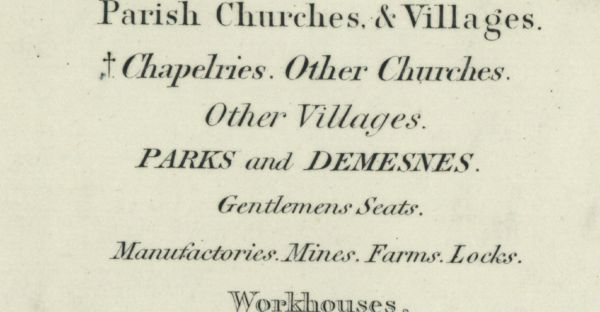
#> input picture developer/gb1900-font-probe/reference/cs_settlement.jpg, 600 x 312 px
$ python -i fetch_exemplars.py   (imports and definitions only)
#> lines starting #> are read from the running program, lines starting #| are printed output that depends on the picture; after the words box and inside, x2 and y2 are one past the last pixel; in counts of white or black regions, pixels touching at a corner belong together
#> further down, picture is the input picture: PIL image 600x312 RGB; mean R, G, B 216.2, 214.9, 194.7
"""Fetch/slice a TIGHT per-category exemplar for every OS Characteristic Sheet category, and build a
labelled contact sheet to verify the crops before assembling the verification table (GB-STAMP Phase A).

- Admin categories -> the single boundary-MARK capital letter (native-res IIIF region crop).
- Text categories  -> the transcribed example line (sliced from the existing block crops, no re-fetch).
Outputs reference/ex_<key>.jpg for each, plus reference/ex_contact.jpg (grid montage with labels).
    python fetch_exemplars.py
"""
import os, io, math, json, urllib.request, numpy as np
from PIL import Image, ImageDraw, ImageFont
from scipy import ndimage as ndi

HERE = os.path.dirname(os.path.abspath(__file__)); REF = os.path.join(HERE, "reference")
I1897 = "12807%2F128076792"; I1923 = "12807%2F128076894"
ID = {I1897: "12807/128076792", I1923: "12807/128076894"}   # decoded ids for the manifest/modal
IIIF = "https://map-view.nls.uk/iiif/{id}/{x},{y},{w},{h}/{sw},/0/native.jpg"
# native (x,y,w,h) of the pre-cropped block images (all 1897 sheet)
BLOCK = {"cs_settlement.jpg": (1860, 1500, 1000, 520), "cs_water.jpg": (1500, 2180, 1300, 360),
         "cs_antiq.jpg": (2430, 2660, 900, 300)}

# [19 lines left out: functions fetch, autocrop, not called in this run]

def crop_letter(im, pad_frac=0.26, thr=128, close=7):
    """For a single boundary-mark LETTER: LARGEST connected ink blob (strokes joined by a close), crop to
    its bbox + generous margin. Returns (cropped_im, box). Full letter, no stray symbol / leaders."""
#> called with pad_frac = 0.26, thr = 128, close = 7
    g = np.asarray(im.convert("L"), np.float32); ink = g < thr
#> after `g = np.asarray(im.convert('L'), np.float32)`:
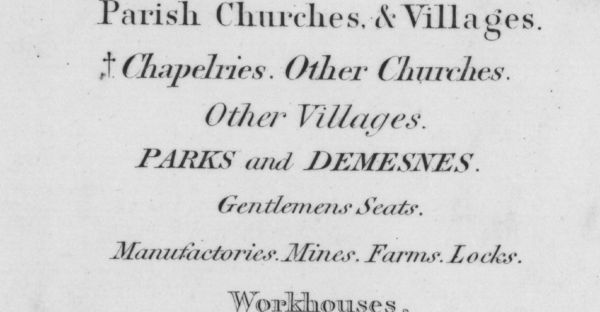
#> g: shape (312, 600) float32; min 33, max 239, mean 213
#> after `ink = g < thr`:
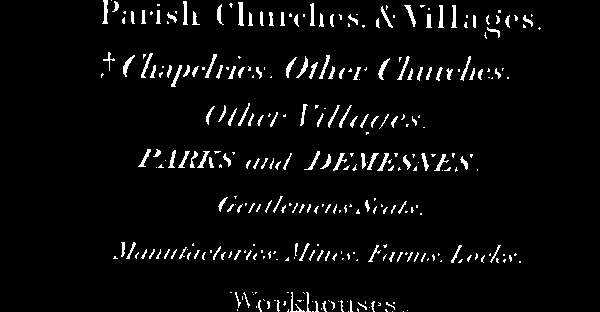
#> ink: shape (312, 600) bool; 4.2% white in thin lines or dots, all inside (x1, y1, x2, y2) = (101, 0, 541, 312)
    if ink.sum() < 20: return im, (0, 0, im.width, im.height)
    ink = ndi.binary_closing(ink, structure=np.ones((close, close)))
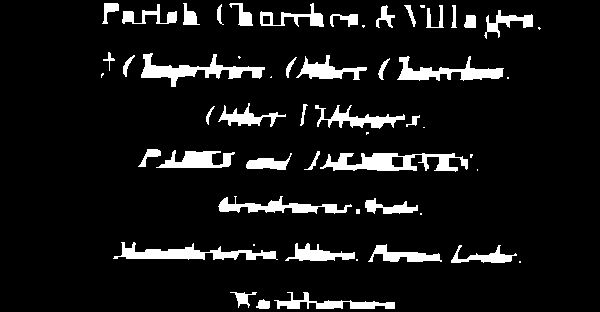
#> ink: shape (312, 600) bool; 8.7% white; 55 white regions (15 under 20 px), largest, box (x1, y1, x2, y2) and area: (320, 153, 468, 172) 1539, (141, 53, 265, 87) 1323, (113, 242, 278, 260) 1307
    lbl, n = ndi.label(ink)
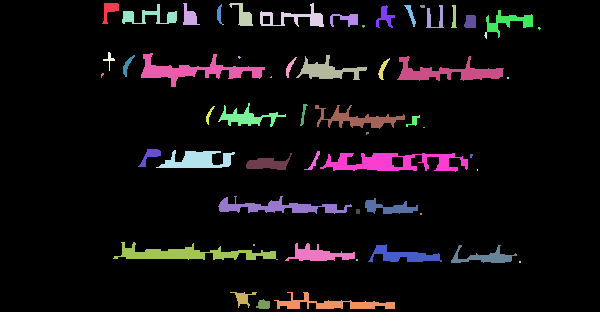
#> lbl: shape (312, 600) int32; 59 distinct labels, from 0 to 58; one colour per label, 0 black
#> n = 58
    if n == 0: return im, (0, 0, im.width, im.height)
    sizes = ndi.sum(np.ones_like(lbl, np.float32), lbl, index=range(1, n + 1))
#> sizes = 58 values, max 1539 at index 40, min 2 at index 14, mean 281.8
    big = int(np.argmax(sizes)) + 1
#> big = 41
    ys, xs = np.where(lbl == big)
#> ys = 1539 values from 153 to 171; xs = 1539 values, max 467 at index 541, min 320 at index 1148, mean 392
    y0, y1, x0, x1 = int(ys.min()), int(ys.max()), int(xs.min()), int(xs.max())
#> y0 = 153; y1 = 171; x0 = 320; x1 = 467
    pad = int(pad_frac * (y1 - y0 + 1)) + 3; H, W = ink.shape
#> after `pad = int(pad_frac * (y1 - y0 + 1)) + 3`: pad = 7
#> after `H, W = ink.shape`: H = 312; W = 600
    box = (max(0, x0 - pad), max(0, y0 - pad), min(W, x1 + pad + 1), min(H, y1 + pad + 1))
#> box = (313, 146, 475, 179)
    return im.crop(box), box

# ---- ADMIN single-letter exemplars: native crop boxes (generous, native res) ----
# key, transcribed label, letter, (x,y,w,h), style, caps_only, date_regime, note
ADMIN = [
 ("county_names","County Names","C",(1475,1425,185,170),"caps",True,"both",""),
 ("hundreds","Hundreds","H",(1478,1658,185,168),"caps",True,"pre1879",""),
 ("liberties","Liberties","L",(1478,1860,185,150),"italic",True,"both",""),
 ("parishes_ancient","Parishes (Mother or Ancient)","P",(1495,2000,150,130),"caps",True,"pre1879",""),
 ("civil_parishes","Civil Parishes or Townships","T",(1495,2175,150,130),"caps",True,"both",""),
 ("div_townships","Divisions of Townships","T",(1480,2330,175,130),"italic",True,"pre1879","bold italic"),
 ("subdiv_townships","Subdivisions of Do.","T",(1480,2430,175,120),"italic",True,"pre1879",""),
 ("boroughs_parl","Boroughs (Parliamentary)","B",(1495,2552,150,98),"caps",True,"both",""),
 ("boroughs_munic","Boroughs (Municipal)","B",(1488,2644,165,108),"caps",True,"both",""),
 ("towns_generally","Towns, generally","B",(1480,2750,175,120),"italic",True,"both",""),
 ("town_districts","Town Districts","D",(1480,2855,175,130),"italic",True,"recent","'more recent maps' (>=1879)"),
 ("div_counties","Divisions of Counties (Ridings)","R",(3805,1448,222,212),"caps",True,"pre1879",""),
 ("poor_law_unions","Poor Law Unions","R",(3810,1736,158,152),"caps",True,"both","old Yorks/Lancs = Registrars Districts"),
 ("urban_sanitary","Urban Sanitary Districts","R",(3872,1896,100,104),"caps",True,"both",""),
 ("cities_mp","Cities returning Members","C",(3822,2058,158,138),"caps",True,"pre1879","bold"),
 ("cities_nomp","Cities not returning Members","C",(3822,2194,158,138),"caps",True,"pre1879",""),
 ("wards","Wards","W",(3822,2360,158,134),"caps",True,"both",""),
 ("market_towns","Market Towns","B",(3818,2515,160,124),"italic",True,"pre1879",""),
 ("other_towns","Other Towns","B",(3816,2658,162,112),"italic",True,"pre1879",""),
 ("parl_div_counties","Parliamentary Division of Counties","P",(3806,2782,168,168),"caps",True,"recent","'more recent maps' (>=1879)"),
 ("county_boroughs","County Boroughs","E",(3812,2928,150,160),"caps",True,"recent","'more recent maps' (>=1879)"),
]

# ---- TEXT exemplars: slice from existing block crops (block file, native crop the block was taken at,
#      and the fractional y-band [y0,y1] (and optional x-band) of the line within the block image) ----
# block native boxes: settlement=(1860,1500,1000,520 -> img 600x312); water=(1500,2180,1300,360 -> 900x249);
# antiq=(2430,2660,900,300 -> 900x300); railways=(1640,2800,1260,230 -> 900x164)
TEXT = [
 # key, label, block, (y0,y1) frac, (x0,x1) frac, style, caps_only, date_regime, note
 ("parish_churches","Parish Churches & Villages","cs_settlement.jpg",(0.00,0.16),(0,1),"upright",False,"both",""),
 ("chapelries","Chapelries. Other Churches","cs_settlement.jpg",(0.15,0.30),(0.205,1),"italic",False,"pre1879",""),
 ("other_villages","Other Villages","cs_settlement.jpg",(0.30,0.44),(0,1),"italic",False,"both",""),
 ("parks_word","Parks","cs_settlement.jpg",(0.44,0.585),(0.12,0.395),"caps",True,"both","bold caps"),
 ("demesnes_word","Demesnes","cs_settlement.jpg",(0.44,0.585),(0.50,0.94),"caps",True,"both","bold caps"),
 ("gentlemens_seats","Gentlemens Seats","cs_settlement.jpg",(0.585,0.71),(0,1),"italic",False,"both",""),
 ("manufactories","Manufactories. Mines. Farms. Locks","cs_settlement.jpg",(0.71,0.85),(0,1),"italic",False,"both",""),
 ("workhouses","Workhouses","cs_settlement.jpg",(0.845,1.0),(0.30,0.72),"upright",False,"both",""),
 ("bays_word","Bays","cs_water.jpg",(0.08,0.34),(0.185,0.52),"caps",True,"both","UPRIGHT caps (NOT italic)"),
 ("harbours_word","Harbours","cs_water.jpg",(0.08,0.34),(0.63,0.995),"caps",True,"both","UPRIGHT caps (NOT italic)"),
 ("navigable_rivers_word","Navigable Rivers","cs_water.jpg",(0.34,0.58),(0.10,0.78),"italic",True,"both","italic CAPS"),
 ("small_rivers","Small Rivers & Brooks","cs_water.jpg",(0.58,0.80),(0.16,0.98),"italic",False,"both","italic title-case"),
 ("antiq_roman","Antiquities: Roman","cs_antiq.jpg",(0.03,0.25),(0.315,0.70),"caps",True,"both","SAME face as road names"),
 ("antiq_saxon","Antiquities: Pre-historic or Saxon","cs_antiq.jpg",(0.255,0.42),(0.30,0.80),"blackletter",False,"both",""),
 ("antiq_norman","Antiquities: Norman","cs_antiq.jpg",(0.42,0.63),(0.28,0.47),"blackletter",False,"both","Old-English blackletter; excl. 'or'"),
 ("antiq_subsequent","Antiquities: Subsequent","cs_antiq.jpg",(0.42,0.63),(0.49,0.87),"italic",False,"both","excl. 'or'"),
]

# ---- extra text exemplars needing their own native fetch (not in existing blocks) ----
# key,label,(x,y,w,h),sw,style,caps_only,date_regime,note
EXTRA = [
 ("bogs_moors_word","Bogs, Moors",(1972,2518,408,66),408,"caps",True,"pre1879","* SIZE-VARIABLE; excl. † + 'and'"),
 ("forests_word","Forests",(2496,2516,300,66),300,"caps",True,"pre1879","* SIZE-VARIABLE"),
 ("woods_copses","Woods and Copses",(2138,2608,478,70),478,"upright",False,"both",""),
 ("ranges_hills","Ranges of Hills",(1748,2658,362,56),362,"caps",True,"both","* SIZE-VARIABLE (header)"),
 ("extra_parochial","Extra Parochial",(1745,2842,608,92),560,"caps",True,"pre1879","excl. †"),
 ("turnpike_trusts","Turnpike Trusts",(2435,2842,678,92),540,"italic",True,"pre1879","bold italic caps; excl. †"),
 ("railways_passenger","Railways (Passenger)",(1720,2946,708,92),540,"upright",False,"both","RAILWAYS upright caps + (Passenger) italic"),
 ("railways_mineral","Railways (Mineral)",(2465,2946,672,92),540,"italic",False,"both","RAILWAYS italic caps + (Mineral) italic"),
 ("principal_stations","Principal Stations",(1500,3062,860,95),580,"upright",False,"both",""),
 ("other_stations","Other Stations",(2560,3062,780,95),520,"italic",False,"both",""),
]

# ---- pending crops (SG review) + 1923 sheet: (key, (x,y,w,h), sw, sheet, pad) ----
PEND = [
 ("county_bridges_word",(1735,2072,508,46),508,I1897,6),    # 'County Bridges' (upright)
 ("trust_bridges_word",(2262,2072,545,46),500,I1897,6),     # 'Trust Bridges and Others' (italic)
 ("isolated_houses_word",(2218,2142,352,50),352,I1897,7),   # 'Isolated Houses' (italic)
 ("canals_word",(2640,2298,470,95),440,I1897,10),           # 'CANALS' (cut off in the water block)
 ("contour_numeral",(3852,2632,200,64),200,I1923,5),        # '...200' contour numeral (shared font w/ spot-heights + B.M.)
]

# [76 lines left out: functions slice_block, native_of, main, regen_from, not called in this run]

# [7 lines not run here, left out]

>>> from PIL import Image
>>> picture = Image.open('reference/cs_settlement.jpg')
>>> result = crop_letter(picture)

$ run again, on developer/gb1900-font-probe/reference/col_L_lo.jpg
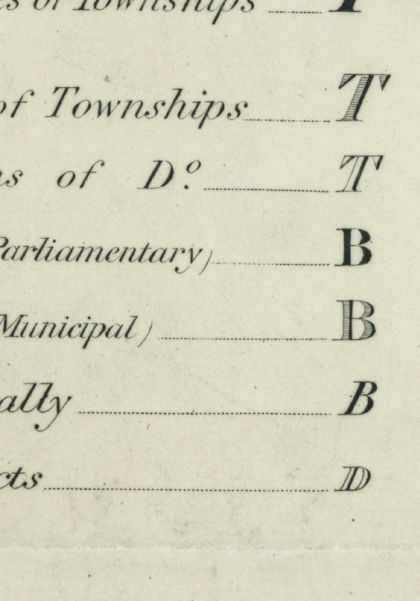
#> input picture developer/gb1900-font-probe/reference/col_L_lo.jpg, 420 x 601 px
#> picture is the input picture: PIL image 420x601 RGB; mean R, G, B 214.5, 212.8, 191
#> in crop_letter, `ink = g < thr`:
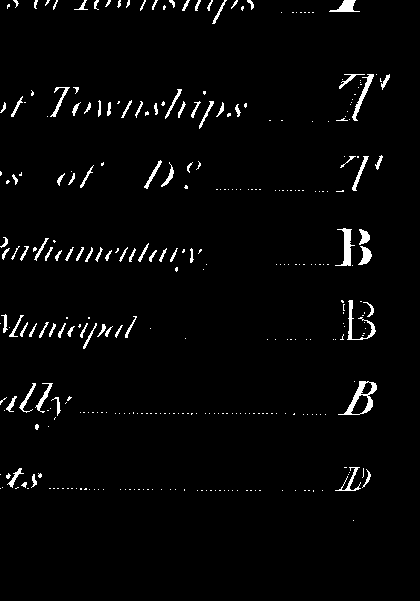
#> ink: shape (601, 420) bool; 2.5% white; 336 white regions (243 under 20 px), largest, box (x1, y1, x2, y2) and area: (338, 381, 377, 415) 390, (335, 228, 355, 266) 288, (347, 300, 376, 340) 246
#> in crop_letter, `lbl, n = ndi.label(ink)`:
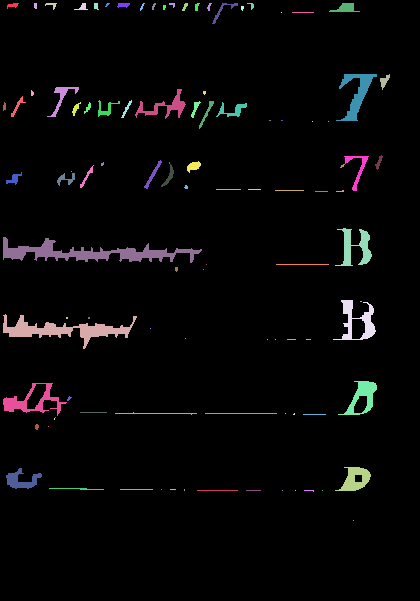
#> lbl: shape (601, 420) int32; 103 distinct labels, from 0 to 102; one colour per label, 0 black
#> n = 102
#> sizes = 102 values, max 1847 at index 59, min 1 at index 18, mean 104.2
#> big = 60
#> ys = 1847 values from 237 to 262; xs = 1847 values, max 201 at index 389, min 3 at index 0, mean 90.4
#> y0 = 237; y1 = 262; x0 = 3; x1 = 201
#> pad = 9
#> box = (0, 228, 211, 272)

$ run again, on developer/gb1900-font-probe/reference/col_L_up.jpg
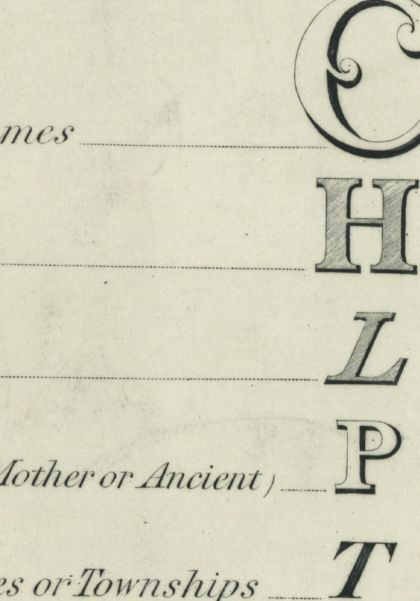
#> input picture developer/gb1900-font-probe/reference/col_L_up.jpg, 420 x 601 px
#> picture is the input picture: PIL image 420x601 RGB; mean R, G, B 212.2, 210.7, 190
#> in crop_letter, `ink = g < thr`:
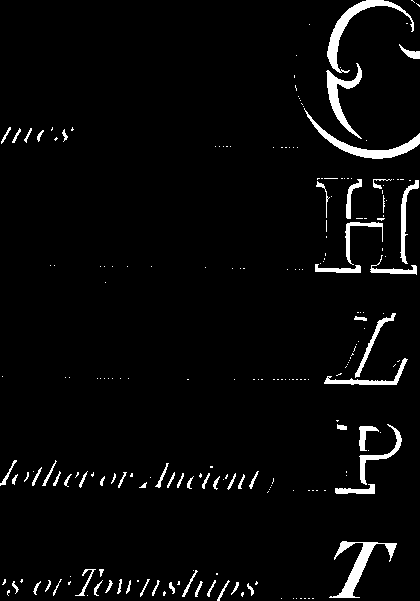
#> ink: shape (601, 420) bool; 3.7% white; 222 white regions (158 under 20 px), largest, box (x1, y1, x2, y2) and area: (327, 0, 414, 73) 1001, (329, 541, 397, 598) 947, (304, 108, 420, 159) 935
#> in crop_letter, `lbl, n = ndi.label(ink)`:
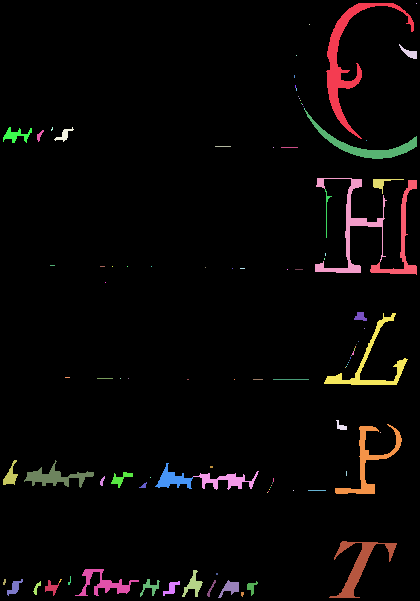
#> lbl: shape (601, 420) int32; 103 distinct labels, from 0 to 102; one colour per label, 0 black
#> n = 102
#> sizes = 102 values, max 1819 at index 0, min 1 at index 1, mean 116.6
#> big = 1
#> ys = 1819 values from 3 to 138; xs = 1819 values, max 413 at index 445, min 326 at index 990, mean 347.2
#> y0 = 3; y1 = 138; x0 = 326; x1 = 413
#> pad = 38
#> box = (288, 0, 420, 177)
